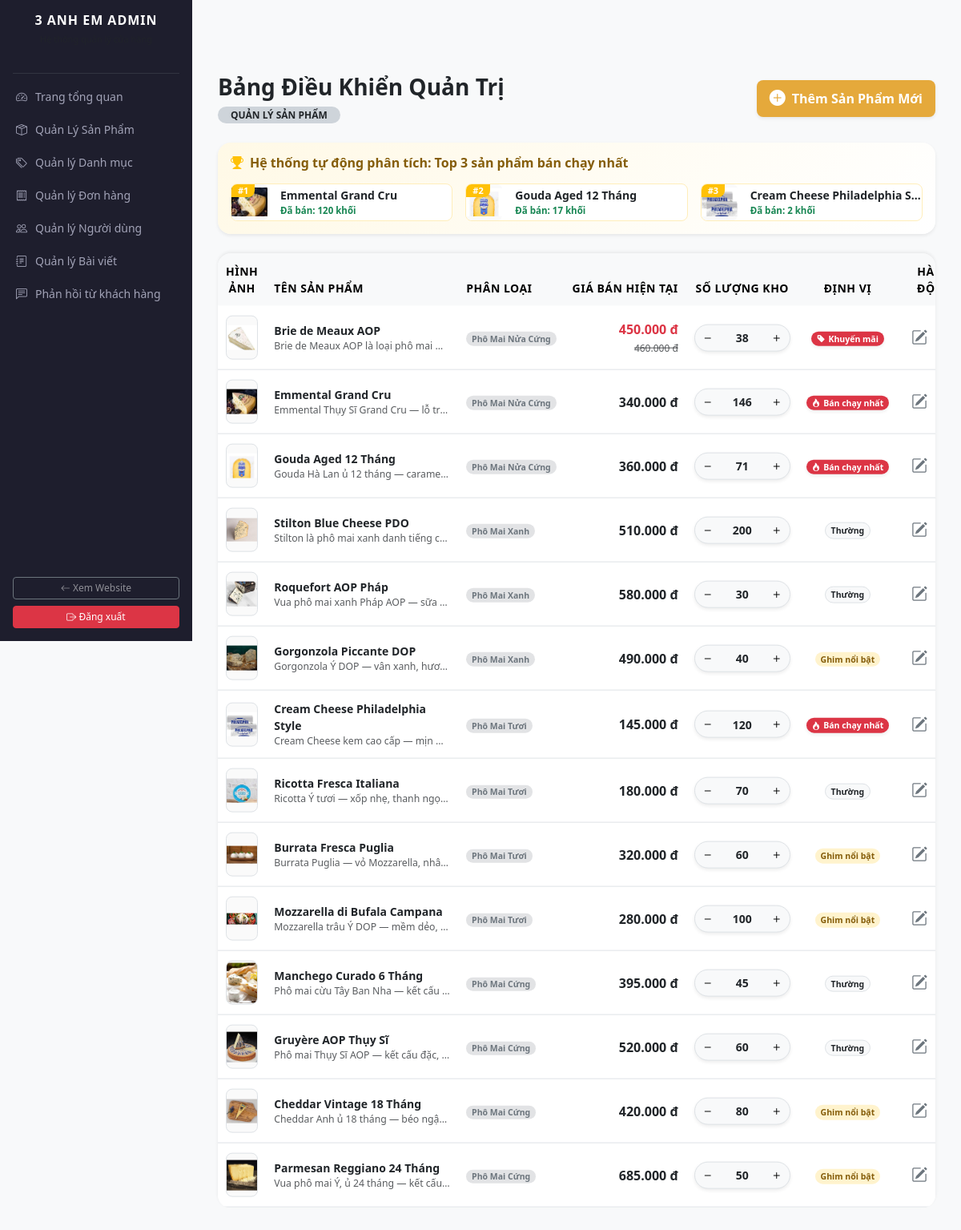
The page /admin/admin-products.php on the database its author committed.
### tables this page shows
CREATE TABLE `products` (
  `id` int(10) UNSIGNED NOT NULL,
  `category_id` int(10) UNSIGNED NOT NULL,
  `name` varchar(200) NOT NULL,
  `slug` varchar(220) NOT NULL,
  `description` text DEFAULT NULL,
  `short_desc` varchar(300) DEFAULT NULL,
  `price` decimal(12,0) NOT NULL,
  `sale_price` decimal(10,2) DEFAULT NULL,
  `original_price` decimal(12,0) DEFAULT NULL,
  `stock` int(10) UNSIGNED NOT NULL DEFAULT 0,
  `weight_gram` int(10) UNSIGNED DEFAULT NULL,
  `origin` varchar(100) DEFAULT NULL,
  `image` varchar(255) DEFAULT NULL,
  `is_featured` tinyint(1) NOT NULL DEFAULT 0,
  `is_on_sale` tinyint(1) DEFAULT 0,
  `is_active` tinyint(1) NOT NULL DEFAULT 1,
  `created_at` datetime NOT NULL DEFAULT current_timestamp(),
  `updated_at` datetime NOT NULL DEFAULT current_timestamp() ON UPDATE current_timestamp()
);

CREATE TABLE `categories` (
  `id` int(10) UNSIGNED NOT NULL,
  `name` varchar(100) NOT NULL,
  `slug` varchar(120) NOT NULL,
  `description` text DEFAULT NULL,
  `icon` varchar(50) DEFAULT NULL,
  `created_at` datetime NOT NULL DEFAULT current_timestamp()
);

### admin/admin-products.php (the view, shortened to what this page needs)
<?php
include_once '../config/db.php';
include_once 'includes/header.php';
$stmt_top3 = $pdo->query("SELECT od.product_id, SUM(od.quantity) as total_sold, p.name, p.image, p.price
                          FROM order_details od
                          JOIN products p ON od.product_id = p.id
                          GROUP BY od.product_id
                          ORDER BY total_sold DESC
                          LIMIT 3");
$top_selling_products = $stmt_top3->fetchAll();
$top3_ids = array_column($top_selling_products, 'product_id');
$stmt_prods = $pdo->query("SELECT p.*, c.name AS category_name FROM products p
                            LEFT JOIN categories c ON p.category_id = c.id
                            ORDER BY p.id DESC");
$products = $stmt_prods->fetchAll();
?>
<div class="container my-5 pt-4">
    <div class="d-flex flex-column flex-md-row justify-content-between align-items-md-center gap-3 mb-4">
        <div>
            <h3 class="fw-bold text-dark mb-1">Bảng Điều Khiển Quản Trị</h3>
            <span class="badge bg-dark-subtle text-dark rounded-pill px-3 py-1.5 small text-uppercase">Quản lý sản phẩm</span>
        </div>
        <div class="d-flex align-items-center gap-2">
            <button class="btn btn-gold d-flex align-items-center fw-bold shadow-sm px-3 py-2 rounded-3 text-white btn-transition" onclick="openAddModal()">
                <i class="bi bi-plus-circle-fill me-2 fs-5"></i>Thêm Sản Phẩm Mới
            </button>
        </div>
    </div>
    <div class="row g-3 mb-4">
        <div class="col-12">
            <div class="card border-0 shadow-sm rounded-4 p-3" style="background: linear-gradient(135deg, #FFF9E6 0%, #FFFFFF 100%);">
                <h6 class="fw-bold text-warning-dark mb-3"><i class="bi bi-trophy-fill me-2 text-warning"></i>Hệ thống tự động phân tích: Top 3 sản phẩm bán chạy nhất</h6>
                <div class="row g-3">
                    <?php if (!empty($top_selling_products)): ?>
                        <?php $rank = 1; foreach ($top_selling_products as $top_p): ?>
                            <div class="col-12 col-md-4">
                                <div class="d-flex align-items-center gap-3 bg-white p-2.5 rounded-3 border border-warning-subtle position-relative overflow-hidden">
                                    <div class="position-absolute top-0 start-0 bg-warning text-white fw-bold px-2 py-0.5 rounded-br" style="font-size: 11px; border-bottom-right-radius: 8px;">
                                        #<?= $rank++ ?>
                                    </div>
                                    <img src="../assets/img/<?= !empty($top_p['image']) ? $top_p['image'] : 'default.jpg'; ?>" class="rounded" style="width: 45px; height: 45px; object-fit: contain; background: #fafafa;">
                                    <div class="overflow-hidden" style="flex: 1;">
                                        <div class="fw-bold text-dark text-truncate small mb-0"><?= htmlspecialchars($top_p['name']) ?></div>
                                        <small class="text-success d-block fw-semibold" style="font-size: 11.5px;">Đã bán: <?= $top_p['total_sold'] ?> khối</small>
                                    </div>
                                </div>
                            </div>
                        <?php endforeach; ?>
                    <?php else: ?>
                        <div class="col-12 text-muted small ps-3">Chưa có dữ liệu đơn hàng mua sản phẩm để phân tích.</div>
                    <?php endif; ?>
                </div>
            </div>
        </div>
    </div>
    <div class="card border-0 shadow-sm rounded-4 overflow-hidden bg-white table-responsive-custom double-scroll">
        <div class="table-responsive ">
            <table class="table table-hover align-middle mb-0" >
                <thead class="table-light text-secondary small text-uppercase" style="letter-spacing: 0.5px;">
                    <tr>
                        <th class="border-0 ps-4" style="width: 100px;">Hình ảnh</th>
                        <th class="border-0">Tên Sản Phẩm</th>
                        <th class="border-0">Phân Loại</th>
                        <th class="border-0 text-end" style="width: 150px;">Giá Bán hiện tại</th>
                        <th class="border-0 text-center" style="width: 160px;">Số Lượng Kho</th>
                        <th class="border-0 text-center">Định Vị</th>
                        <th class="border-0 text-center" style="width: 140px;">Hành động</th>
                    </tr>
                </thead>
                <tbody>
                    <?php if (count($products) > 0): ?>
                        <?php foreach ($products as $prod): ?>
                            <tr>
                                <td class="ps-4">
                                    <img src="../assets/img/<?= !empty($prod['image']) ? $prod['image'] : 'default.jpg'; ?>"
                                         class="rounded-3 border" style="width: 55px; height: 55px; object-fit: contain; background: #fafafa;" alt="<?= htmlspecialchars($prod['name']); ?>">
                                </td>
                                <td>
                                    <div class="fw-bold text-dark mb-0"><?= htmlspecialchars($prod['name']); ?></div>
                                    <small class="text-muted d-block text-truncate" style="max-width: 250px;"><?= htmlspecialchars($prod['short_desc'] ?? 'Chưa cấu hình mô tả cụ thể...'); ?></small>
                                </td>
                                <td>
                                    <span class="badge bg-secondary-subtle text-secondary rounded-pill px-2.5 py-1.5 small">
                                        <?= htmlspecialchars($prod['category_name'] ?? 'Mặc định'); ?>
                                    </span>
                                </td>
                                <td class="text-end pe-3">
                                    <?php if (isset($prod['is_on_sale']) && $prod['is_on_sale'] == 1 && !empty($prod['sale_price'])): ?>
                                        <div class="fw-bold text-danger fs-6"><?= number_format($prod['sale_price'], 0, ',', '.'); ?> đ</div>
                                        <small class="text-muted text-decoration-line-through" style="font-size: 12px;"><?= number_format($prod['price'], 0, ',', '.'); ?> đ</small>
                                    <?php else: ?>
                                        <div class="fw-bold text-dark fs-6"><?= number_format($prod['price'], 0, ',', '.'); ?> đ</div>
                                    <?php endif; ?>
                                </td>
                                <td class="text-center">
                                    <div class="d-inline-flex align-items-center justify-content-center bg-light border rounded-pill p-1 shadow-sm">
                                        <button class="btn btn-sm btn-light rounded-circle p-0 d-flex align-items-center justify-content-center stock-btn"
                                                style="width: 24px; height: 24px;"
                                                onclick="changeStockInline(<?= $prod['id']; ?>, -1)">
                                            <i class="bi bi-dash fs-6 fw-bold"></i>
                                        </button>
                                        <span class="mx-3 fw-bold text-dark text-center" id="stock-val-<?= $prod['id']; ?>" style="min-width: 30px; font-size: 14px;">
                                            <?= isset($prod['stock']) ? $prod['stock'] : 0; ?>
                                        </span>
                                        <button class="btn btn-sm btn-light rounded-circle p-0 d-flex align-items-center justify-content-center stock-btn"
                                                style="width: 24px; height: 24px;"
                                                onclick="changeStockInline(<?= $prod['id']; ?>, 1)">
                                            <i class="bi bi-plus fs-6 fw-bold"></i>
                                        </button>
                                    </div>
                                </td>
                                <td class="text-center">
                                    <?php if (isset($prod['is_on_sale']) && $prod['is_on_sale'] == 1): ?>
                                        <span class="badge bg-danger text-white rounded-pill px-2.5 py-1 small fw-bold shadow-sm animate-pulse"><i class="bi bi-tag-fill me-1"></i>Khuyến mãi</span>
                                    <?php elseif (in_array($prod['id'], $top3_ids)): ?>
                                        <span class="badge bg-danger text-white rounded-pill px-2.5 py-1 small fw-bold shadow-sm"><i class="bi bi-fire me-1"></i>Bán chạy nhất</span>
                                    <?php elseif (isset($prod['is_featured']) && $prod['is_featured'] == 1): ?>
                                        <span class="badge bg-warning-subtle text-warning-dark rounded-pill px-2.5 py-1 small fw-bold">Ghim nổi bật</span>
                                    <?php else: ?>
                                        <span class="badge bg-light text-dark rounded-pill px-2.5 py-1 small border">Thường</span>
                                    <?php endif; ?>
                                </td>
                                <td class="text-center">
                                    <div class="btn-group gap-1">
                                        <button class="btn btn-sm btn-outline-secondary rounded-3 border-0 px-2"
                                                onclick='openEditModal(<?= json_encode($prod, JSON_HEX_APOS | JSON_HEX_QUOT); ?>)' title="Chỉnh sửa">
                                            <i class="bi bi-pencil-square fs-5"></i>
                                        </button>
                                    </div>
                                </td>
                            </tr>
                        <?php endforeach; ?>
                    <?php else: ?>
                        <tr>
                            <td colspan="7" class="text-center py-5 text-muted small">Cơ sở dữ liệu trống. Hãy nhấn nút phía trên để khởi tạo sản phẩm đầu tiên!</td>
                        </tr>
                    <?php endif; ?>
                </tbody>
            </table>
        </div>
    </div>
</div>

### admin/assets/css/style.css (style rules this page uses)
:root { --sidebar-width: 240px; --gold-color: #cca43b; --dark-bg: #1e1e2d; }
* { box-sizing: border-box; }
body { background-color: #f8f9fa; font-family: 'Segoe UI', system-ui, sans-serif; overflow-x: hidden; width: 100%; }
img { max-width: 100%; height: auto; }
.table-responsive-custom { width: 100%; overflow-x: auto; -webkit-overflow-scrolling: touch; margin-bottom: 1rem; display: block; }
.double-scroll { transform: rotateX(180deg); }
.double-scroll table { transform: rotateX(180deg); }
.table { width: 100%; margin-bottom: 0; vertical-align: middle; border-collapse: collapse; }
.table th, .table td { white-space: normal !important; word-wrap: break-word; padding: 12px 10px !important; font-size: 14px; text-align: left; }
.table th:nth-child(1), .table td:nth-child(1) { width: 80px; text-align: center; }
.table th:nth-child(2), .table td:nth-child(2) { min-width: 180px; max-width: 240px; }
.table th:nth-child(3), .table td:nth-child(3) { width: 130px; }
.table th:nth-child(4), .table td:nth-child(4) { width: 120px; white-space: nowrap !important; }
.table th:nth-child(5), .table td:nth-child(5) { width: 120px; text-align: center; }
.table th:nth-child(6), .table td:nth-child(6) { width: 110px; text-align: center; }
.table th:nth-child(7), .table td:nth-child(7) { width: 130px; text-align: center; }
.table td img { width: 50px; height: 50px; object-fit: cover; border-radius: 6px; }

### admin/includes/header.php (style rules this page uses)
:root { --sidebar-width: 240px; --gold-color: #cca43b; --dark-bg: #1e1e2d; }
* { box-sizing: border-box; }
body { background-color: #f8f9fa; font-family: 'Segoe UI', system-ui, sans-serif; overflow-x: hidden; width: 100%; }
img { max-width: 100%; height: auto; }
.table-responsive-custom { width: 100%; overflow-x: auto; -webkit-overflow-scrolling: touch; margin-bottom: 1rem; display: block; }
.double-scroll { transform: rotateX(180deg); }
.double-scroll table { transform: rotateX(180deg); }
.table { width: 100%; margin-bottom: 0; vertical-align: middle; border-collapse: collapse; }
.table th, .table td { white-space: normal !important; word-wrap: break-word; padding: 12px 10px !important; font-size: 14px; text-align: left; }
.table th:nth-child(1), .table td:nth-child(1) { width: 80px; text-align: center; }
.table th:nth-child(2), .table td:nth-child(2) { min-width: 180px; max-width: 240px; }
.table th:nth-child(3), .table td:nth-child(3) { width: 130px; }
.table th:nth-child(4), .table td:nth-child(4) { width: 120px; white-space: nowrap !important; }
.table th:nth-child(5), .table td:nth-child(5) { width: 120px; text-align: center; }
.table th:nth-child(6), .table td:nth-child(6) { width: 110px; text-align: center; }
.table th:nth-child(7), .table td:nth-child(7) { width: 130px; text-align: center; }
.table td img { width: 50px; height: 50px; object-fit: cover; border-radius: 6px; }

### admin/admin-products.php (style rules this page uses)
.btn-transition { transition: all 0.3s ease; }
.btn-gold { background-color: #E5A93B; border: none; font-weight: 600; }
.text-warning-dark { color: #855d0a !important; }
.border-warning-subtle { border-color: #ffeeba !important; }
.animate-pulse { animation: pulse 2s infinite ease-in-out; }

### rows shown on the page
products: image (picture), name "Brie de Meaux AOP", short_desc "Brie de Meaux AOP là loại phô mai…", category.name "Phô Mai Nửa Cứng", sale_price "450.000", price "460.000", stock "38", is_on_sale 1 (drawn)
products: image (picture), name "Emmental Grand Cru", short_desc "Emmental Thụy Sĩ Grand Cru — lỗ tr…", category.name "Phô Mai Nửa Cứng", price "340.000", stock "146", is_on_sale 0 (drawn)
products: image (picture), name "Gouda Aged 12 Tháng", short_desc "Gouda Hà Lan ủ 12 tháng — carame…", category.name "Phô Mai Nửa Cứng", price "360.000", stock "71", is_on_sale 0 (drawn)
products: image (picture), name "Stilton Blue Cheese PDO", short_desc "Stilton là phô mai xanh danh tiếng c…", category.name "Phô Mai Xanh", price "510.000", stock "200", is_on_sale "Thường"
products: image (picture), name "Roquefort AOP Pháp", short_desc "Vua phô mai xanh Pháp AOP — sữa…", category.name "Phô Mai Xanh", price "580.000", stock "30", is_on_sale "Thường"
products: image (picture), name "Gorgonzola Piccante DOP", short_desc "Gorgonzola Ý DOP — vân xanh, hươ…", category.name "Phô Mai Xanh", price "490.000", stock "40", is_on_sale "Ghim nổi bật"
products: image (picture), name "Cream Cheese Philadelphia Style", short_desc "Cream Cheese kem cao cấp — mịn…", category.name "Phô Mai Tươi", price "145.000", stock "120", is_on_sale 0 (drawn)
products: image (picture), name "Ricotta Fresca Italiana", short_desc "Ricotta Ý tươi — xốp nhẹ, thanh ngọ…", category.name "Phô Mai Tươi", price "180.000", stock "70", is_on_sale "Thường"
products: image (picture), name "Burrata Fresca Puglia", short_desc "Burrata Puglia — vỏ Mozzarella, nhâ…", category.name "Phô Mai Tươi", price "320.000", stock "60", is_on_sale "Ghim nổi bật"
products: image (picture), name "Mozzarella di Bufala Campana", short_desc "Mozzarella trâu Ý DOP — mềm dẻo,…", category.name "Phô Mai Tươi", price "280.000", stock "100", is_on_sale "Ghim nổi bật"
products: image (picture), name "Manchego Curado 6 Tháng", short_desc "Phô mai cừu Tây Ban Nha — kết cấu…", category.name "Phô Mai Cứng", price "395.000", stock "45", is_on_sale "Thường"
products: image (picture), name "Gruyère AOP Thụy Sĩ", short_desc "Phô mai Thụy Sĩ AOP — kết cấu đặc,…", category.name "Phô Mai Cứng", price "520.000", $prod['id'] 3 (drawn), stock "60", is_on_sale "Thường"
products: image (picture), name "Cheddar Vintage 18 Tháng", short_desc "Cheddar Anh ủ 18 tháng — béo ngậ…", category.name "Phô Mai Cứng", price "420.000", $prod['id'] 2 (drawn), stock "80", is_on_sale "Ghim nổi bật"
products: image (picture), name "Parmesan Reggiano 24 Tháng", short_desc "Vua phô mai Ý, ủ 24 tháng — kết cấu…", category.name "Phô Mai Cứng", price "685.000", stock "50", is_on_sale "Ghim nổi bật"

### other values the page prints
$top_p['name'] "Emmental Grand Cru"
$top_p['total_sold'] "120"
$top_p['name'] "Gouda Aged 12 Tháng"
$top_p['total_sold'] "17"
$top_p['name'] "Cream Cheese Philadelphia S…"
$top_p['total_sold'] "2"
